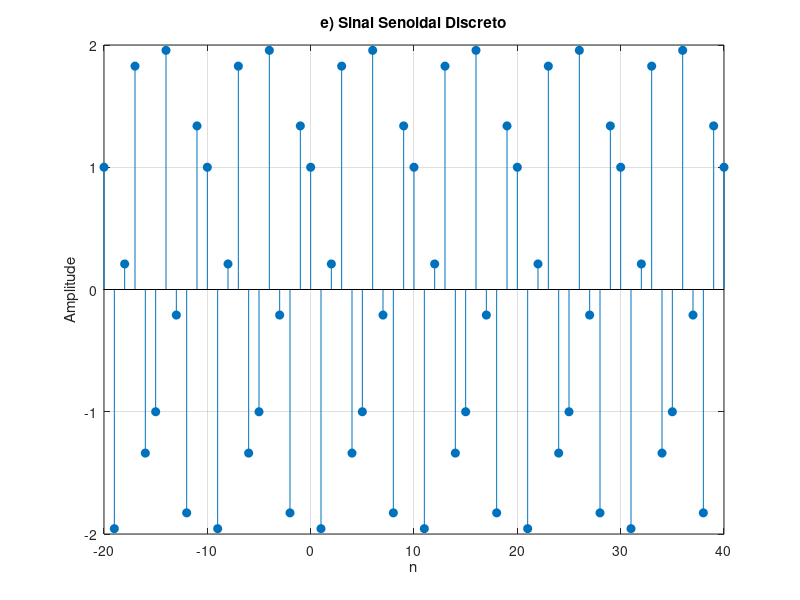

Write the MATLAB code that produced this figure.
% parte1_e.m
n = -20:40;
x_e = 2 * cos(2 * pi * 0.3 * n + pi/3);
figure(1);
stem(n, x_e, 'filled');
title('e) Sinal Senoidal Discreto');
xlabel('n'); ylabel('Amplitude'); grid on; xlim([-20 40]);
print('../figuras/parte1_e.png', '-dpng');
